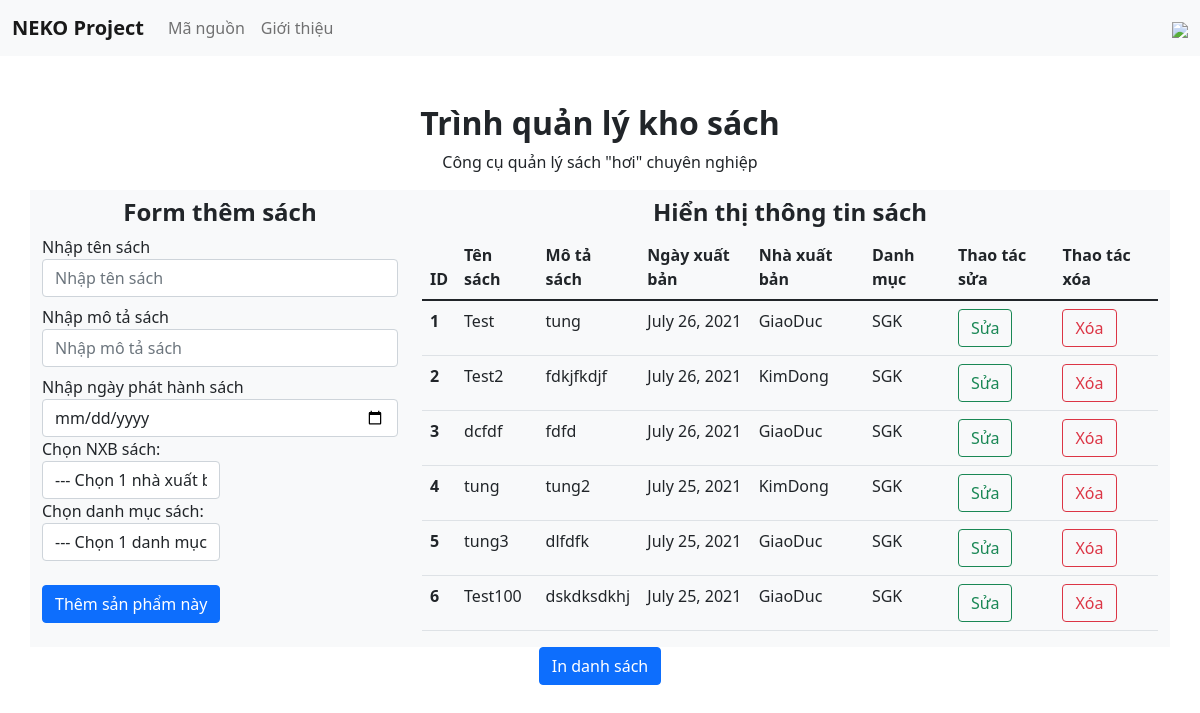
The app's page /, older data.
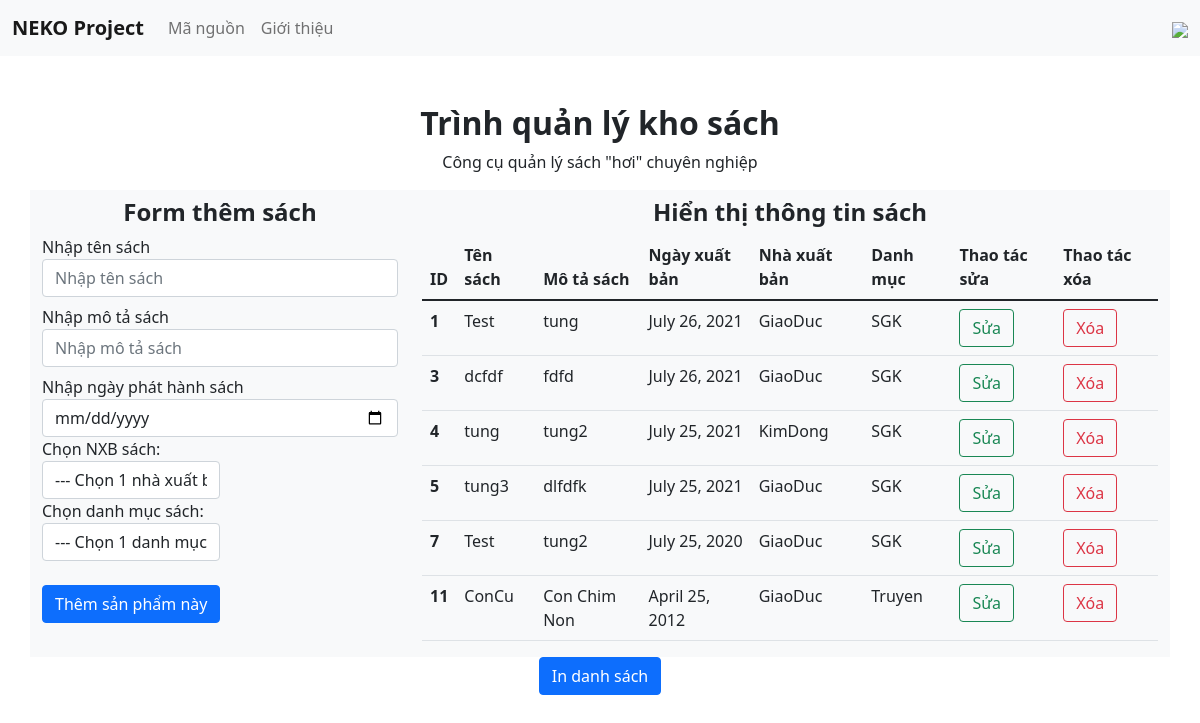
The same page, newer data.
### app/models.py (models this page shows, shortened)
class Book(models.Model):
    name = models.CharField(max_length=20,blank=False,null=False)
    desc = models.CharField(max_length=100,blank=False,null=False)
    date = models.DateField()
    provider = models.CharField(max_length=50,blank=False,null=False)
    category = models.CharField(max_length=50,blank=False,null=False)

### app/views.py (the view)
# urls.py: path('',views.index,name="index"),
def index(request):
    data = Book.objects.all()
    context = {"data" : data}
    return render(request,"index.html",context)

### templates/index.html (shortened to what this page needs)
<!DOCTYPE html>
<html lang="en">
  <head>
    <link
      href="https://cdn.jsdelivr.net/npm/bootstrap@5.1.3/dist/css/bootstrap.min.css"
      rel="stylesheet"
    />
  </head>
  <body>
    <nav class="navbar navbar-expand-lg navbar-light bg-light">
      <div class="container-fluid">
        <a class="navbar-brand" href="/"><b>NEKO Project</b></a>
        <div class="collapse navbar-collapse" id="navbarSupportedContent">
          <ul class="navbar-nav me-auto mb-2 mb-lg-0">
            <li class="nav-item">
              <a
                class="nav-link"
                href="https://github.com/TrHgTung/Django-demo"
                target="_blank"
                >Mã nguồn</a
              >
            </li>
            <li class="nav-item">
              <a class="nav-link" href="/about">Giới thiệu</a>
            </li>
          </ul>
          <a
            href="https://vi.wikipedia.org/wiki/Tr%C6%B0%E1%BB%9Dng_%C4%90%E1%BA%A1i_h%E1%BB%8Dc_S%C6%B0_ph%E1%BA%A1m_Th%C3%A0nh_ph%E1%BB%91_H%E1%BB%93_Ch%C3%AD_Minh"
            target="_blank"
            ><img
              src="https://upload.wikimedia.org/wikipedia/vi/5/59/Logo_HCMUP.png"
              width="100px"
          /></a>
        </div>
      </div>
    </nav>
    <div class="container">
      <h2 class="text-center fw-bold mt-5">Trình quản lý kho sách</h2>
      <p class="text-center fw-light">
        Công cụ quản lý sách "hơi" chuyên nghiệp
      </p>
    </div>
    <div class="container mt-3 bg-light">
      <div class="row">
        <div class="col-md-4">
          <h4 class="text-center fw-bold mt-2">Form thêm sách</h4>
          <form action="/insert" method="POST">
            <div class="form-group">
              <label for="">Nhập tên sách</label>
              <input
                type="text"
                class="form-control"
                name="name"
                placeholder="Nhập tên sách"
                required
                id=""
              />
            </div>
            <div class="form-group mt-2">
              <label for="">Nhập mô tả sách</label>
              <input
                type="text"
                class="form-control"
                name="desc"
                placeholder="Nhập mô tả sách"
                required
                id=""
              />
            </div>
            <div class="form-group mt-2">
              <label for="">Nhập ngày phát hành sách</label>
              <input
                type="date"
                class="form-control"
                name="date"
                placeholder="Nhập ngày phát hành sách"
                required
                id=""
              />
            </div>
            <div class="form-group col-md-6">
              <label for="provider">Chọn NXB sách:</label>
              <select name="provider" id="provider" class="form-control">
                <option selected>--- Chọn 1 nhà xuất bản ---</option>
              </select>
            </div>
            <div class="form-group col-md-6">
              <label for="category">Chọn danh mục sách:</label>
              <select name="category" id="category" class="form-control">
                <option selected>--- Chọn 1 danh mục ---</option>
              </select>
            </div>
            <button type="submit" class="btn btn-primary mt-4 text-center">
              Thêm sản phẩm này
            </button>
          </form>
        </div>
        <div class="col-md-8" id="printable_div_id">
          <h4 class="text-center fw-bold mt-2">Hiển thị thông tin sách</h4>
          <table class="table">
            <thead>
              <tr>
                <th scope="col">ID</th>
                <th scope="col">Tên sách</th>
                <th scope="col">Mô tả sách</th>
                <th scope="col">Ngày xuất bản</th>
                <th scope="col">Nhà xuất bản</th>
                <th scope="col">Danh mục</th>
                <th scope="col">Thao tác sửa</th>
                <th scope="col">Thao tác xóa</th>
              </tr>
            </thead>
            <tbody>
              {% for d in data %}
              <tr>
                <th scope="row">{{d.id}}</th>
                <td>{{d.name}}</td>
                <td>{{d.desc}}</td>
                <td>{{d.date}}</td>
                <td>{{d.provider}}</td>
                <td>{{d.category}}</td>
                <td>
                  <a href="/update/{{d.id}}" class="btn btn-outline-success"
                    >Sửa</a
                  >
                </td>
                <td>
                  <a href="/delete/{{d.id}}" class="btn btn-outline-danger"
                    >Xóa</a
                  >
                </td>
              </tr>
              {% endfor %}
            </tbody>
          </table>
        </div>
      </div>
    </div>
    <div class="text-center">
      <button class="text-center btn btn-primary" onClick="printdiv('printable_div_id');">In danh sách</button>
    </div>
  </body>
</html>

Row changes from the older to the newer data that the page shows:
removed Book: id "2", name "Test2", desc "fdkjfkdjf", date "July 26, 2021", provider "KimDong", category "SGK"
removed Book: id "6", name "Test100", desc "dskdksdkhj", date "July 25, 2021", provider "GiaoDuc", category "SGK"
added Book: id "7", name "Test", desc "tung2", date "July 25, 2020", provider "GiaoDuc", category "SGK"
added Book: id "11", name "ConCu", desc "Con Chim Non", date "April 25, 2012", provider "GiaoDuc", category "Truyen"
